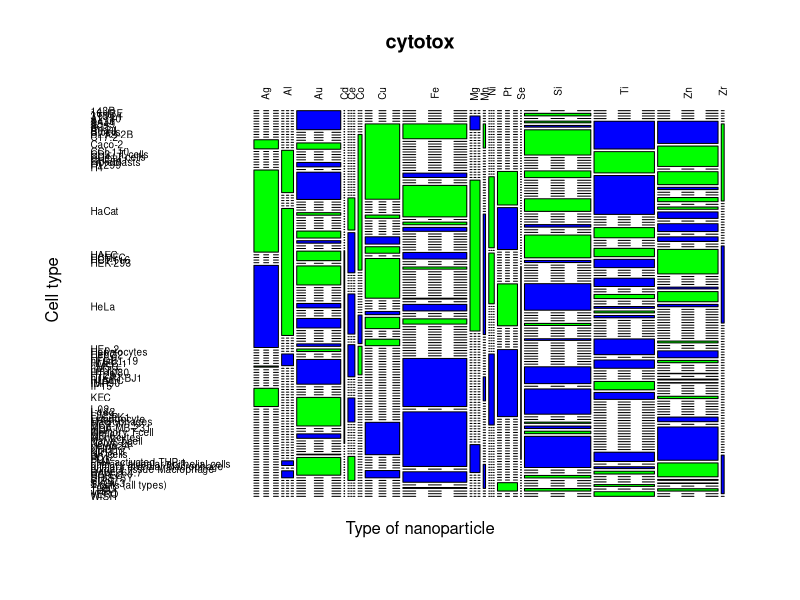

Write R code to recreate this figure.
## ---- chunk 1
library(readr)
cytotox <- read_csv("cytotox.csv", show_col_types = FALSE)
## ---- chunk 2
mosaicplot(~Element+Cell_type,
           data=cytotox,
           col=c("blue", "green"),
           ylab = "Cell type",
           xlab = "Type of nanoparticle",
           las = 2,
           cex.axis = 0.6
           )
